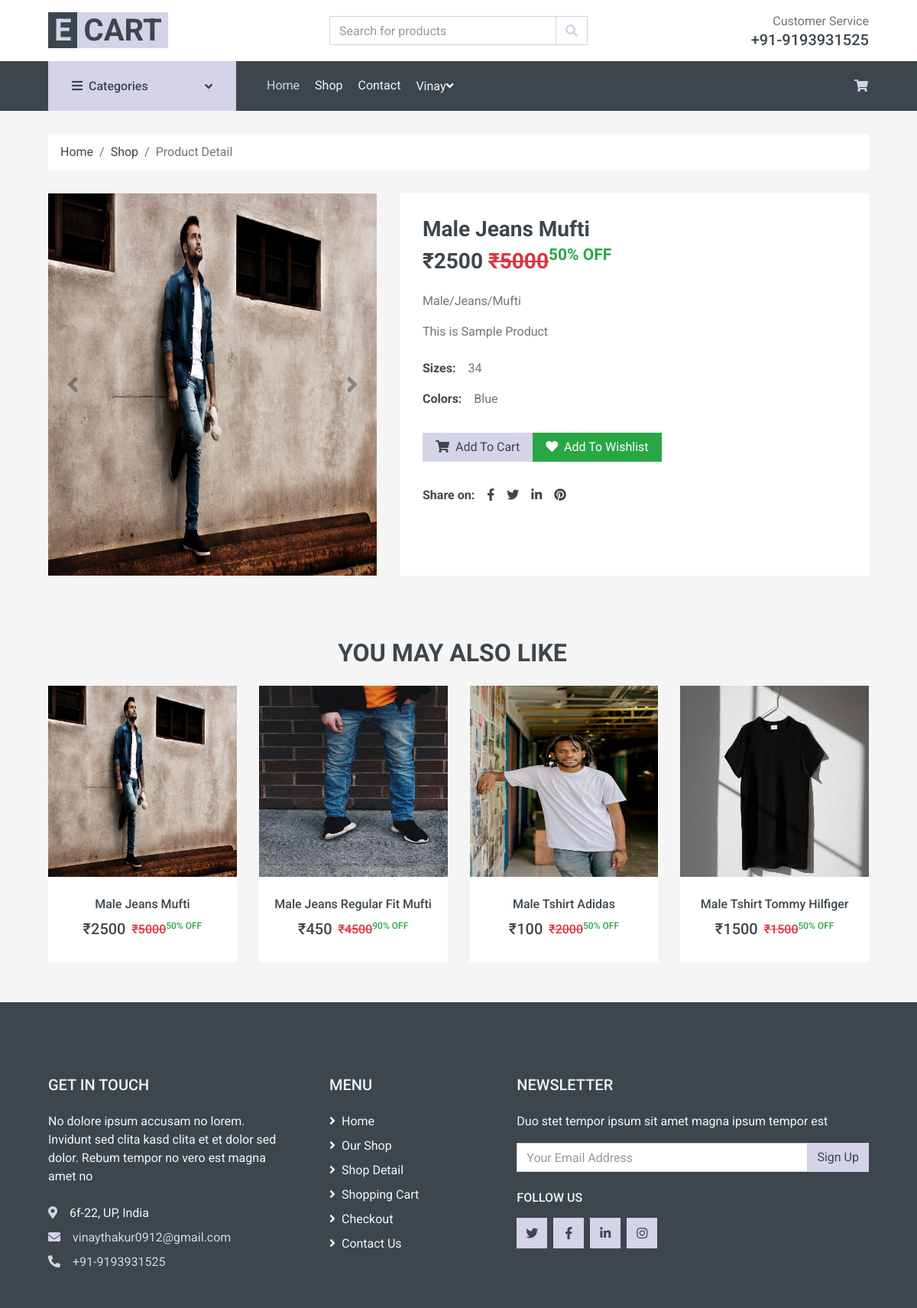
Page /single-product/5/ (signed in) on the committed database.
### mainApp/models.py (models this page shows, shortened)
class Product(models.Model):
    id = models.AutoField(primary_key=True)
    name = models.CharField(max_length=50)
    maincategory = models.ForeignKey(Maincategory, on_delete=models.CASCADE)
    subcategory = models.ForeignKey(Subcategory, on_delete=models.CASCADE)
    brand = models.ForeignKey(Brand, on_delete=models.CASCADE)
    color = models.CharField(max_length=30)
    size = models.CharField(max_length=30)
    baseprice = models.IntegerField()
    discount = models.IntegerField()
    finalprice = models.IntegerField()
    stock = models. BooleanField(default=True)
    description = models.TextField()
    pic1 = models.ImageField(upload_to='products',default=None,null=True, blank=True)
    pic2 = models.ImageField(upload_to='products',default=None,null=True, blank=True)
    pic3 = models.ImageField(upload_to='products',default=None,null=True, blank=True)
    pic4 = models.ImageField(upload_to='products',default=None,null=True, blank=True)

class Maincategory(models.Model):
    id = models.AutoField(primary_key=True)
    name = models.CharField(max_length=20)
    def __str__(self):
        return self.name

class Subcategory(models.Model):
    id = models.AutoField(primary_key=True)
    name = models.CharField(max_length=20)
    def __str__(self):
        return self.name

class Brand(models.Model):
    id = models.AutoField(primary_key=True)
    name = models.CharField(max_length=20)
    pic = models.ImageField(upload_to='brands',default=None,null=True, blank=True)
    def __str__(self):
        return self.name

### mainApp/views.py (the view)
# urls.py: path('single-product/<int:id>/', mainApp.singleProductPage),
def singleProductPage(Request,id):
    data = Product.objects.get(id=id)
    relatedProducts = Product.objects.filter(maincategory=Maincategory.objects.get(name=data.maincategory))
    return render(Request,'detail.html',{'data':data,'relatedProducts':relatedProducts})

### mainApp/templates/detail.html (shortened to what this page needs)
{% extends 'index.html' %}
{% load static %}
{% block body %}
    <div class="container-fluid">
        <div class="row px-xl-5">
            <div class="col-12">
                <nav class="breadcrumb bg-light mb-30">
                    <a class="breadcrumb-item text-dark" href="#">Home</a>
                    <a class="breadcrumb-item text-dark" href="/shop/All/All/All/">Shop</a>
                    <span class="breadcrumb-item active">Product Detail</span>
                </nav>
            </div>
        </div>
    </div>
    <div class="container-fluid pb-5">
        <div class="row px-xl-5">
            <div class="col-lg-5 mb-30">
                <div id="product-carousel" class="carousel slide" data-ride="carousel">
                    <div class="carousel-inner bg-light">
                        <div class="carousel-item active">
                            <img class="w-100 " src="{{data.pic1.url}}" height="500px" alt="Image">
                        </div>
                    </div>
                    <a class="carousel-control-prev" href="#product-carousel" data-slide="prev">
                        <i class="fa fa-2x fa-angle-left text-dark"></i>
                    </a>
                    <a class="carousel-control-next" href="#product-carousel" data-slide="next">
                        <i class="fa fa-2x fa-angle-right text-dark"></i>
                    </a>
                </div>
            </div>
            <div class="col-lg-7 h-auto mb-30">
                <div class="h-100 bg-light p-30">
                    <h3>{{data.name}}</h3>
                    <h3 class="font-weight-semi-bold mb-4">&#8377;{{data.finalprice}} <del class="text-danger">&#8377;{{data.baseprice}}</del><sup class="text-success">{{data.discount}}% OFF</sup></h3>
                    <p>{{data.maincategory}}/{{data.subcategory}}/{{data.brand}}</p>
                    <p class="mb-4">{{data.description}}</p>
                    <div class="d-flex mb-3">
                        <strong class="text-dark mr-3">Sizes:</strong>
                       {{data.size}}
                    </div>
                    <div class="d-flex mb-4">
                        <strong class="text-dark mr-3">Colors:</strong>
                       {{data.color}}
                    </div>
                    <div class="d-flex align-items-center mb-4 pt-2">
                        <a class="btn btn-primary px-3" href="/add-to-cart/{{data.id}}/"><i class="fa fa-shopping-cart mr-1"></i> Add To Cart</a>
                        <a class="btn btn-success px-3"  href="/add-to-wishlist/{{data.id}}/"><i class="fa fa-heart mr-1"></i> Add To Wishlist</a>
                    </div>
                    <div class="d-flex pt-2">
                        <strong class="text-dark mr-2">Share on:</strong>
                        <div class="d-inline-flex">
                            <a class="text-dark px-2" href="">
                                <i class="fab fa-facebook-f"></i>
                            </a>
                            <a class="text-dark px-2" href="">
                                <i class="fab fa-twitter"></i>
                            </a>
                            <a class="text-dark px-2" href="">
                                <i class="fab fa-linkedin-in"></i>
                            </a>
                            <a class="text-dark px-2" href="">
                                <i class="fab fa-pinterest"></i>
                            </a>
                        </div>
                    </div>
                </div>
            </div>
        </div>
    </div>
    <div class="container-fluid py-1">
        <h2 class=" text-center  position-relative text-uppercase mx-xl-5 mb-4"><span class="bg-secondary pr-3">You May Also Like</span></h2>
        <div class="row px-xl-5">
            <div class="col">
                <div class="owl-carousel related-carousel">
                    {% for item in relatedProducts %}
                    <div class="product-item bg-light">
                        <div class="product-img position-relative overflow-hidden">
                        <a href="/singe-product/{{item.id}}">
                            <img class="" src="{{item.pic1.url}}" style="height: 250px" width="100%" alt="">
                        </a>
                        </div>
                        <div class="text-center py-4">
                            <a class="h6 text-decoration-none text-truncate" href="/singe-product/{{item.id}}">{{item.name}}</a>
                            <div class="d-flex align-items-center justify-content-center mt-2">
                                <h5>&#8377;{{item.finalprice}}</h5><h6 class="text-muted ml-2"><del class="text-danger">&#8377;{{item.baseprice}}</del><sup class="text-success">{{item.discount}}% OFF</sup></h6>
                            </div>
                        </div>
                    </div>
                      {% endfor %}
                </div>
            </div>
        </div>
    </div>
{% endblock %}

### mainApp/templates/index.html (shortened to what this page needs)
{% load static %}
<!DOCTYPE html>
<html lang="en">
<head>
    <link href="https://cdnjs.cloudflare.com/ajax/libs/font-awesome/5.10.0/css/all.min.css" rel="stylesheet">
    <link href="/static/lib/animate/animate.min.css" rel="stylesheet">
    <link href="/static/lib/owlcarousel/assets/owl.carousel.min.css" rel="stylesheet">
    <link href="/static/css/style.css" rel="stylesheet">
</head>
<body>
    <div class="container-fluid">
        <div class="row align-items-center bg-light py-3 px-xl-5 d-none d-lg-flex">
            <div class="col-lg-4">
                <a href="/" class="text-decoration-none">
                    <span class="h1 text-uppercase text-primary bg-dark px-2">E</span>
                    <span class="h1 text-uppercase text-dark bg-primary px-2 ml-n1">Cart</span>
                </a>
            </div>
            <div class="col-lg-4 col-6 text-left">
                <form action="/search/" method="post">
                    <div class="input-group">
                        <input type="text" name="search" class="form-control" placeholder="Search for products">
                        <div class="input-group-append">
                            <span class="input-group-text bg-transparent text-primary">
                                <i class="fa fa-search"></i>
                            </span>
                        </div>
                    </div>
                </form>
            </div>
            <div class="col-lg-4 col-6 text-right">
                <p class="m-0">Customer Service</p>
                <h5 class="m-0">+91-9193931525</h5>
            </div>
        </div>
    </div>
    <div class="container-fluid bg-dark mb-30 sticky-top">
        <div class="row px-xl-5">
            <div class="col-lg-3 d-none d-lg-block">
                <a class="btn d-flex align-items-center justify-content-between bg-primary w-100" data-toggle="collapse"
                    href="#navbar-vertical" style="height: 65px; padding: 0 30px;">
                    <h6 class="text-dark m-0"><i class="fa fa-bars mr-2"></i>Categories</h6>
                    <i class="fa fa-angle-down text-dark"></i>
                </a>
            </div>
            <div class="col-lg-9">
                <nav class="navbar navbar-expand-lg bg-dark navbar-dark py-3 py-lg-0 px-0">
                    <div class="collapse navbar-collapse justify-content-between" id="navbarCollapse">
                        <div class="navbar-nav mr-auto py-0">
                            <a href="/" class="nav-item nav-link active">Home</a>
                            <a href="/shop/All/All/All/" class="nav-item nav-link">Shop</a>
                            <a href="/contact/" class="nav-item nav-link">Contact</a>
                            {% if request.user.is_authenticated %}
                            <div class="nav-item dropdown">
                                <a href="#" class="nav-link dropdown-toggle" data-toggle="dropdown"><span
                                        style="text-transform: capitalize;">{{request.user.username}}</span><i
                                        class="fa fa-angle-down mt-1"></i></a>
                            </div>
                            {% else %}
                            <a href="/login/" class="nav-item nav-link">Login</a>
                            {% endif %}
                        </div>
                        <div class="navbar-nav ml-auto py-0 d-none d-lg-block">
                            <a href="/cart/" class="btn px-0 ml-3">
                                <i class="fas fa-shopping-cart text-primary"></i>
                            </a>
                        </div>
                    </div>
                </nav>
            </div>
        </div>
    </div>
    {% block body %}{% endblock %}
    <div class="container-fluid bg-dark text-secondary mt-5 pt-5">
        <div class="row px-xl-5 pt-5">
            <div class="col-lg-4 col-md-12 mb-5 pr-3 pr-xl-5">
                <h5 class="text-secondary text-uppercase mb-4">Get In Touch</h5>
                <p class="mb-4">No dolore ipsum accusam no lorem. Invidunt sed clita kasd clita et et dolor sed dolor.
                    Rebum tempor no vero est magna amet no</p>
                <p class="mb-2"><i class="fa fa-map-marker-alt text-primary mr-3"></i>6f-22, UP, India</p>
                <p class="mb-2"><i class="fa fa-envelope text-primary mr-3"></i><a
                        href="mailto:vinaythakur0912@gmail.com">vinaythakur0912@gmail.com</a></p>
                <p class="mb-0"><i class="fa fa-phone-alt text-primary mr-3"></i><a
                        href="tel:9193931525">+91-9193931525</a></p>
            </div>
            <div class="col-lg-8 col-md-12">
                <div class="row">
                    <div class="col-md-4 mb-5">
                        <h5 class="text-secondary text-uppercase mb-4">Menu</h5>
                        <div class="d-flex flex-column justify-content-start">
                            <a class="text-secondary mb-2" href="/"><i class="fa fa-angle-right mr-2"></i>Home</a>
                            <a class="text-secondary mb-2" href="/shop/"><i class="fa fa-angle-right mr-2"></i>Our
                                Shop</a>
                            <a class="text-secondary mb-2" href="/single-product/"><i
                                    class="fa fa-angle-right mr-2"></i>Shop Detail</a>
                            <a class="text-secondary mb-2" href="/cart/"><i class="fa fa-angle-right mr-2"></i>Shopping
                                Cart</a>
                            <a class="text-secondary mb-2" href="/checkout/"><i
                                    class="fa fa-angle-right mr-2"></i>Checkout</a>
                            <a class="text-secondary" href="/contact/"><i class="fa fa-angle-right mr-2"></i>Contact
                                Us</a>
                        </div>
                    </div>
                    <div class="col-md-8 mb-5">
                        <h5 class="text-secondary text-uppercase mb-4">Newsletter</h5>
                        <p>Duo stet tempor ipsum sit amet magna ipsum tempor est</p>
                        <form action="">
                            <div class="input-group">
                                <input type="text" class="form-control" placeholder="Your Email Address">
                                <div class="input-group-append">
                                    <button class="btn btn-primary">Sign Up</button>
                                </div>
                            </div>
                        </form>
                        <h6 class="text-secondary text-uppercase mt-4 mb-3">Follow Us</h6>
                        <div class="d-flex">
                            <a class="btn btn-primary btn-square mr-2" href="#"><i class="fab fa-twitter"></i></a>
                            <a class="btn btn-primary btn-square mr-2" href="#"><i class="fab fa-facebook-f"></i></a>
                            <a class="btn btn-primary btn-square mr-2" href="#"><i class="fab fa-linkedin-in"></i></a>
                            <a class="btn btn-primary btn-square" href="#"><i class="fab fa-instagram"></i></a>
                        </div>
                    </div>
                </div>
            </div>
        </div>
    </div>
</body>
</html>

### rows in the picture
Product: pic1 (picture), name "Male Jeans Mufti", finalprice "2500", baseprice "5000", discount "50", maincategory "Male", subcategory "Jeans", brand "Mufti", description "This is Sample Product", size "34", color "Blue"
Product: pic1 (picture), name "Male Jeans Regular Fit Mufti", finalprice "450", baseprice "4500", discount "90"
Product: pic1 (picture), name "Male Tshirt Adidas", finalprice "100", baseprice "2000", discount "50"
Product: pic1 (picture), name "Male Tshirt Tommy Hilfiger", finalprice "1500", baseprice "1500", discount "50"

### other values in the picture
{{ request.user.username }} "Vinay"
